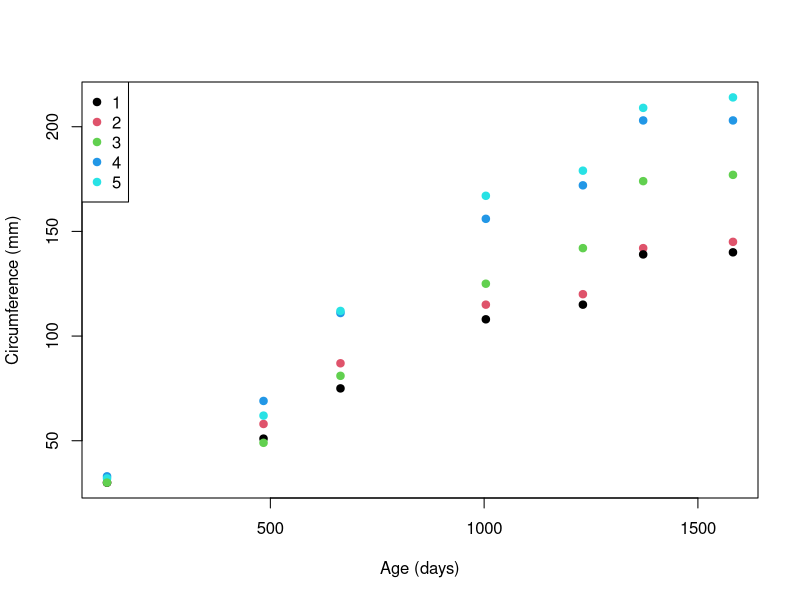
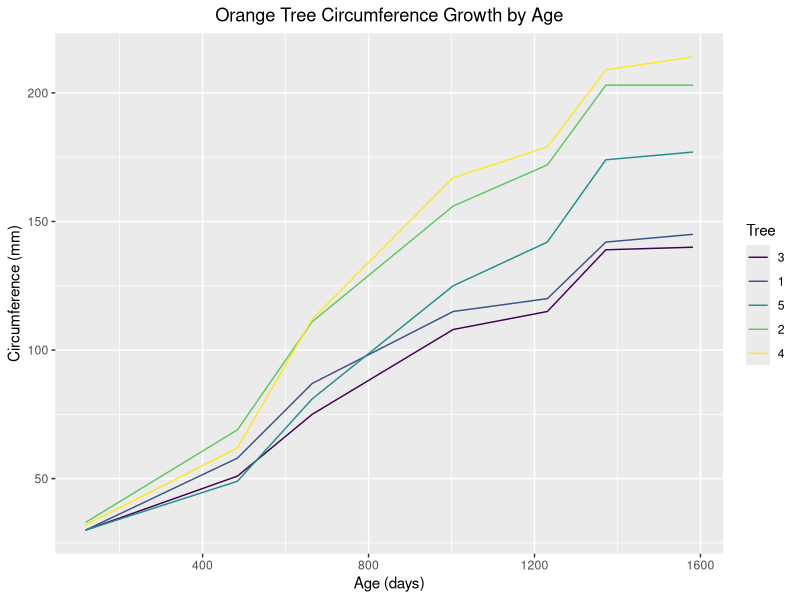
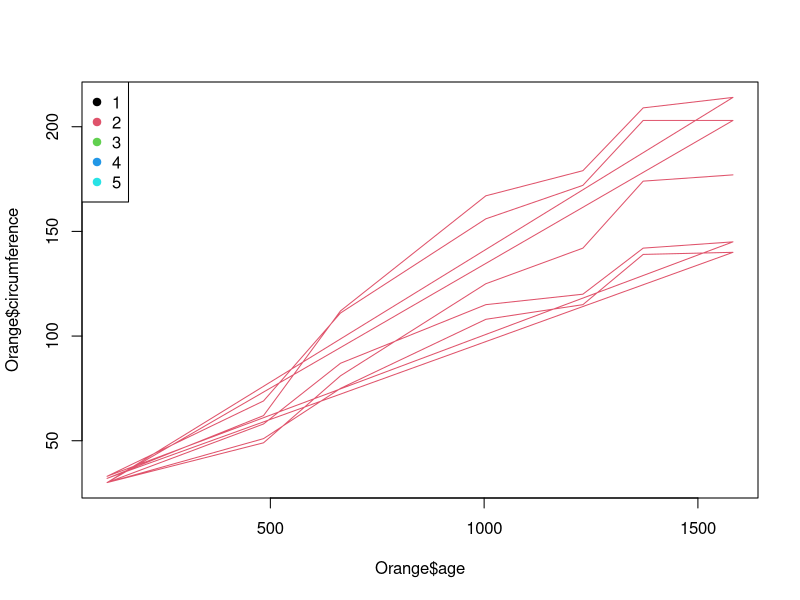

Source code (R) for these figures, in order:
data(Orange)

#Simple Scatter Plot with colors for each tree

plot(Orange$age,Orange$circumference,xlab="Age (days)",ylab="Circumference (mm)",pch=19,col=Orange$Tree)
legend('topleft',sort(levels(Orange$Tree)),col=1:length(levels(Orange$Tree)),pch=19)



#GGPLOT solution from:
#https://lost-stats.github.io/Presentation/Figures/line_graphs.html
library(ggplot2) 

ggplot(Orange, aes(x = age, y = circumference, color = Tree)) +
  geom_line() +
  labs(x = "Age (days)", y = "Circumference (mm)", title = "Orange Tree Circumference Growth by Age") +
  theme(plot.title = element_text(hjust = 0.5))


#Trials with viridis

library(viridis)
tree.colors <- viridis(nlevels(Orange$Tree))

plot(x=Orange$age,y=Orange$circumference, type ='l',col=Orange$Tree)
legend('topleft',sort(levels(Orange$Tree)),col=1:length(levels(Orange$Tree)),pch=19)



